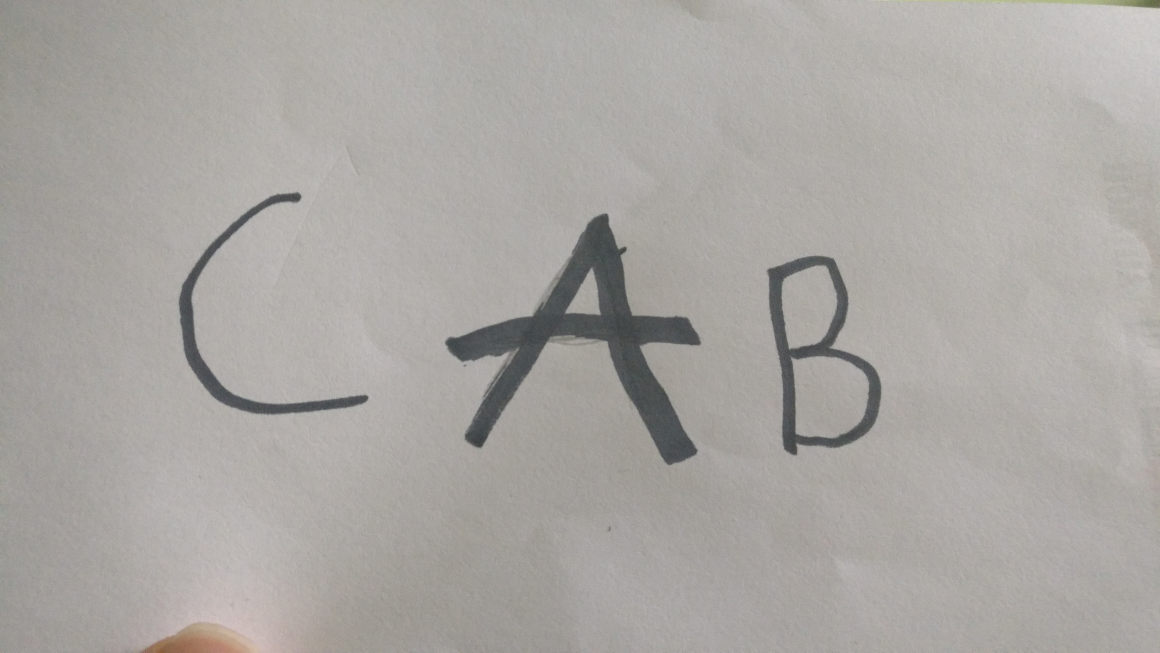
#> input picture pictures/phone2.jpg, 4640 x 2610 px, given in place of the camera (shown at 1/4 size)
$ python kNN_test_digits.py   (older library calls are emulated)
#> lines starting #> are read from the running program, lines starting #| are printed output that depends on the picture; after the words box and inside, x2 and y2 are one past the last pixel; in counts of white or black regions, pixels touching at a corner belong together
### Camera.py
import numpy as np
import cv2


def take_photo():
    cap = cv2.VideoCapture(0)
    cap.set(3, 1920)
    cap.set(4, 1080)
    photo = ""
    while(True):
        # Capture frame-by-frame
        ret, frame = cap.read()
#> frame is the input picture: shape (2610, 4640, 3); mean B, G, R 162.5, 166.4, 169.6

        # Display the resulting frame
        cv2.imshow('frame', frame)
        k = cv2.waitKey(1) & 0xFF # wait for user input
#> (key q is pressed here)

        if k == ord('t'): # if t, take picture
            print("Taking image...")
            photo = "pictures\photo.png"
            # gray = cv2.cvtColor(frame, cv2.COLOR_BGR2GRAY)
            cv2.imwrite(photo, frame)
            print("Done!")
        elif k == ord('q'): # if q quit
            break

    # When everything done, release the capture
    cap.release()
    cv2.destroyAllWindows()
    return photo

### letterRecog.py
import cv2
import numpy as np
import os
from glob import glob
from tqdm import tqdm


# creates database as a numpy file, with 2 lists: list of pictures and list of labels. picture[i] has label[i]
def create_base():
    label = {
        0: 0, 1: 1, 2: 2, 3: 3, 4: 4, 5: 5, 6: 6, 7: 7, 8: 8, 9: 9, 10: 'A', 11: 'B', 12: 'C', 13: 'D', 14: 'E',
        15: 'F', 16: 'G', 17: 'H', 18: 'I', 19: 'J', 20: 'K', 21: 'L', 22: 'M', 23: 'N', 24: 'O', 25: 'P', 26: 'Q',
        27: 'R', 28: 'S', 29: 'T', 30: 'U', 31: 'V', 32: 'W', 33: 'X', 34: 'Y', 35: 'Z', 36: 'a', 37: 'b', 38: 'c',
        39: 'd', 40: 'e', 41: 'f', 42: 'g', 43: 'h', 44: 'i', 45: 'j', 46: 'k', 47: 'l', 48: 'm', 49: 'n', 50: 'o',
        51: 'p', 52: 'q', 53: 'r', 54: 's', 55: 't', 56: 'u', 57: 'v', 58: 'w', 59: 'x', 60: 'y', 61: 'z'
    }
    pictures1 = []
    labels1 = []
    i = 0
    for folder in tqdm(glob('.\pictures\Img\*'), desc='Reading images'):
            if os.path.isdir(folder):
                for img_path in glob(folder + '\img*.png'):
                    # print(img_path)
                    img = cv2.imread(img_path)
                    img = cv2.resize(img, (56, 56), interpolation=cv2.INTER_AREA)
                    # img = cv2.cvtColor(img, cv2.COLOR_BGR2GRAY).reshape(660).astype(np.float32, copy=False)
                    pictures1.append(img)
                    labels1.append(label[i])
                i += 1
    pictures = np.array(pictures1)
    labels = np.array(labels1)
    np.savez('base.npz', pictures=pictures, labels=labels)


# [24 lines left out: function create_test_base, not called in this run]


def read_sample(path):
#> called with path = 'pictures\\photo.png'
    img = cv2.imread(path, 0)
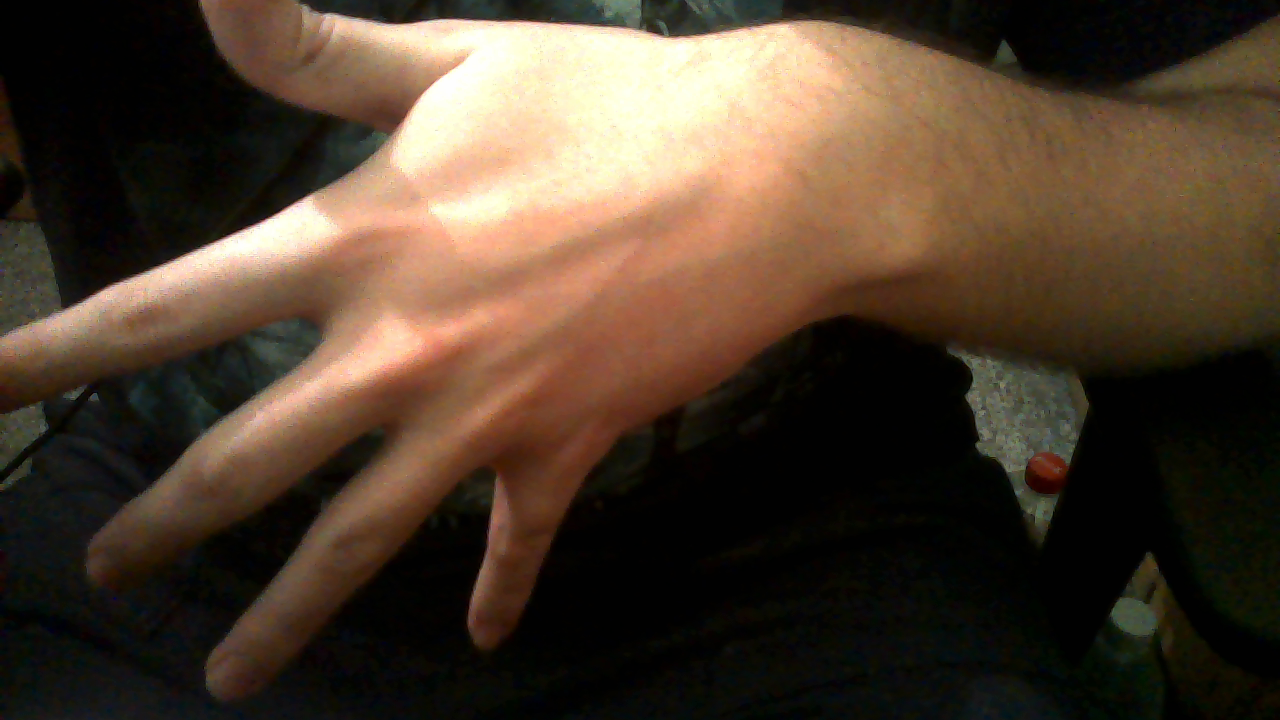
#> input picture pictures/photo.png, 1280 x 720 px, found by its file name
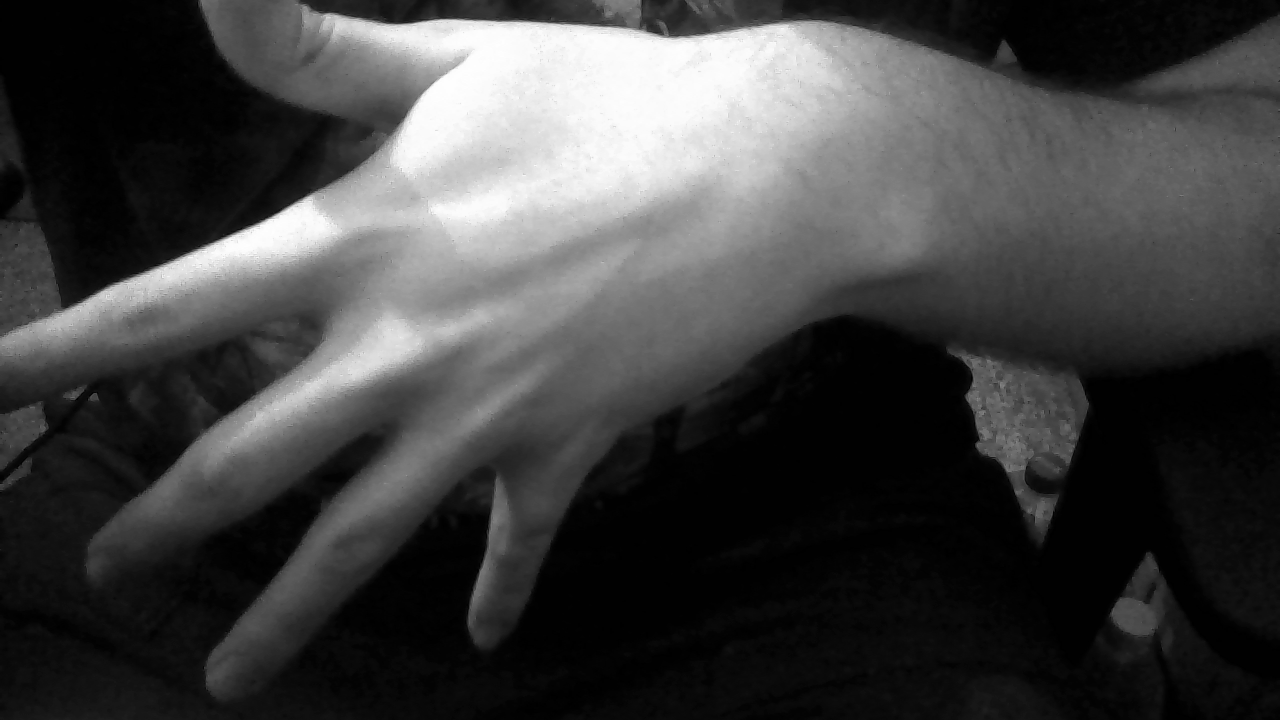
#> img: shape (720, 1280); min 0, max 254, mean 64.5
    height, width = img.shape[:2]
#> height = 720; width = 1280
    max_height = 900
    max_width = 1600

    # only shrink if img is bigger than required
    if max_height < height or max_width < width:
        # get scaling factor
        scaling_factor = max_height / float(height)
        if max_width / float(width) < scaling_factor:
            scaling_factor = max_width / float(width)
        # resize image
        img = cv2.resize(img, None, fx=scaling_factor, fy=scaling_factor, interpolation=cv2.INTER_AREA)

    # return img
    return pre_process(img)


# apply median blur, manual thresholding, find boundig boxes
def pre_process(image):
    ret, tresholded = cv2.threshold(image, 90, 255, cv2.THRESH_BINARY_INV)  # threshold image
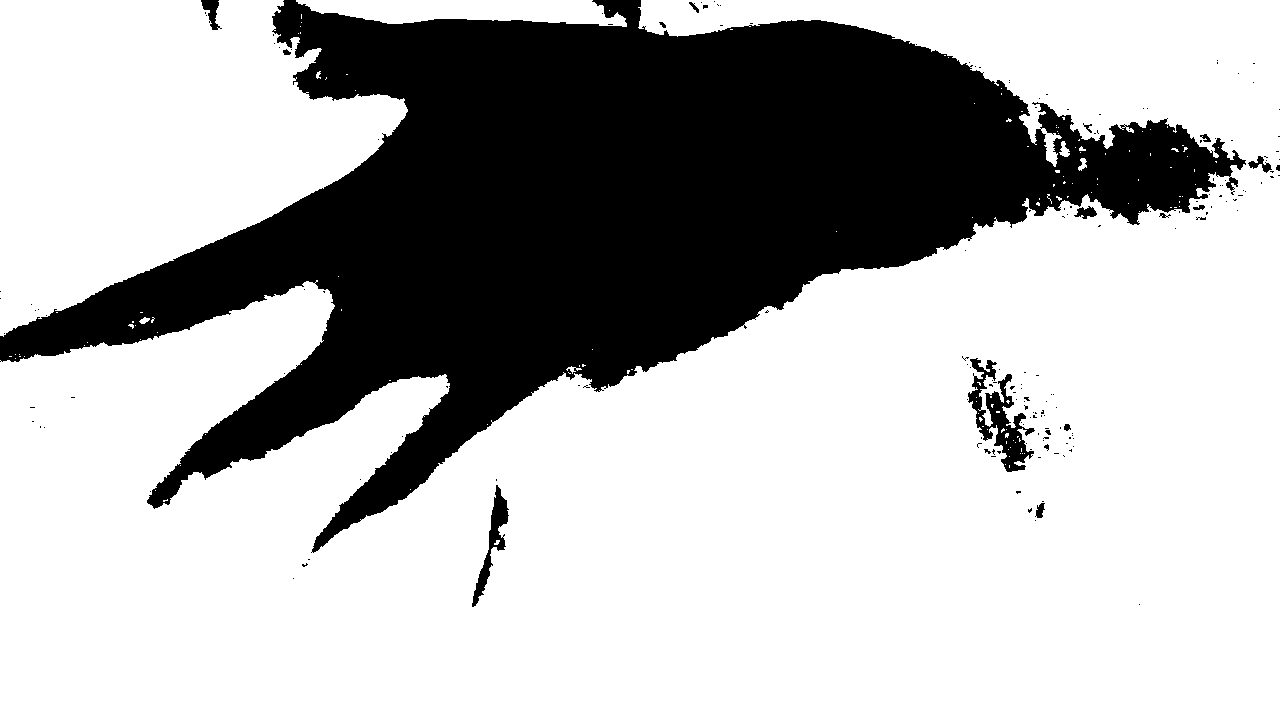
#> tresholded: shape (720, 1280); 70.9% white; 181 black regions (162 under 20 px), largest, box (x1, y1, x2, y2) and area: (0, 0, 1246, 553) 262645, (968, 358, 1035, 472) 2686, (472, 485, 509, 607) 1164
    im = cv2.medianBlur(tresholded, 5)  # median blur to eliminate noise
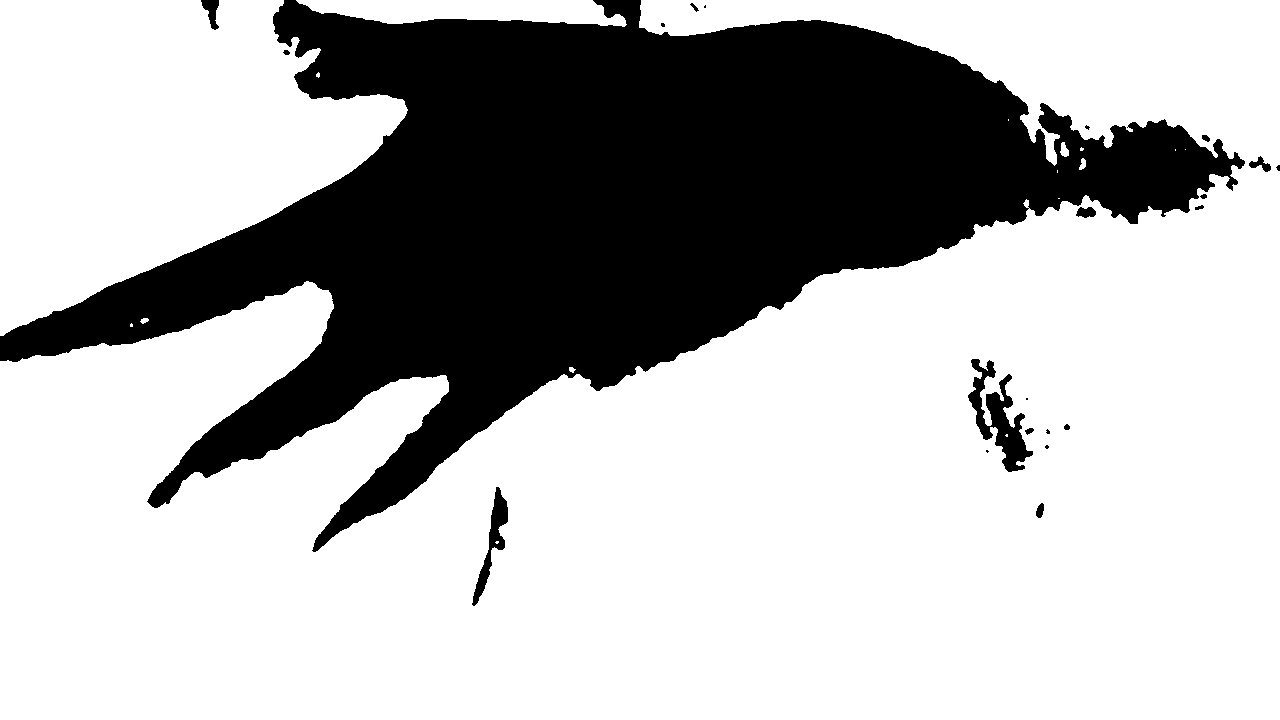
#> im: shape (720, 1280); 70.9% white; 22 black regions (8 under 20 px)
    # cv2.imshow('filtered', im)
    # cv2.waitKey(0)
    # cv2.destroyAllWindows()
    im2,contours,hierarchy = cv2.findContours(im, 1, 2)  # finding contours
#> contours = 37 contours, 16 with area under 20; largest, box (x1, y1, x2, y2) and area: (0, 0, 1280, 720) 561660, (0, 0, 408, 336) 86432, (296, 0, 627, 27) 5846, (967, 358, 1034, 473) 3012, (471, 486, 509, 607) 1306

    areas = [cv2.contourArea(c) for c in contours]  # from found contours we choose the biggest one
#> areas = 37 values, max 561660.5 at index 34, min 0 at index 16, mean 17819
    max_index = np.argmax(areas)
#> max_index = 34
    letters = []
    x, y, w, h_max = cv2.boundingRect(contours[max_index])  # find bounding box
#> x = 0; y = 0; w = 1280; h_max = 720
    h_max /= 2
#> h_max = 360
    for cnt in contours:
        x, y, w, h = cv2.boundingRect(cnt)  # find bounding box
        if h >= h_max:
            letters.append(cv2.bitwise_not(cv2.resize(im[y:y + h, x:x + w], (50, 50), interpolation=cv2.INTER_AREA)))
#> this loop made 37 passes
#> (x, y, w, h) on passes 1 to 12: (495, 541, 4, 3), (1035, 502, 10, 17), (471, 486, 38, 121), (985, 449, 5, 5), (1044, 444, 6, 6), (1005, 434, 3, 3), (1045, 428, 6, 7), (1024, 427, 11, 9), (1063, 423, 8, 8), (1025, 397, 4, 4), (569, 367, 7, 6), (967, 358, 67, 115)
#> (cnt, x, y, w, h) on passes 17, 19, 23, 27, 29: ([[1058, 198], [1059, 198]], 1058, 198, 2, 1), ([[1057, 170], [1057, 172]], 1057, 170, 1, 3), ([[1175, 149], [1175, 150]], 1175, 149, 1, 2), ([[1126, 127], [1127, 126], [1128, 127], [1127, 128]], 1126, 126, 3, 3), ([[1008, 119], [1008, 120]], 1008, 119, 1, 2)
#> after the loop, letters = 1 item
    return letters


# [7 lines left out: function test_processing, not called in this run]


# for testing
# [4 lines that do not run on import are left out]
    #print(x[825])

### kNN_test_digits.py
import numpy as np
import cv2
import Camera as c
import letterRecog as lr
from matplotlib import pyplot as plt

c.take_photo()  # t - take picture; q - quit
picture = "pictures\photo.png"  # for testing

x = np.array(lr.create_base())  # initialize letter base
lr.read_sample(picture)  # read picture and pre-process it

# Now we prepare train_data and test_data.
#> (the run stopped early here; a loop or call above may not have finished)
